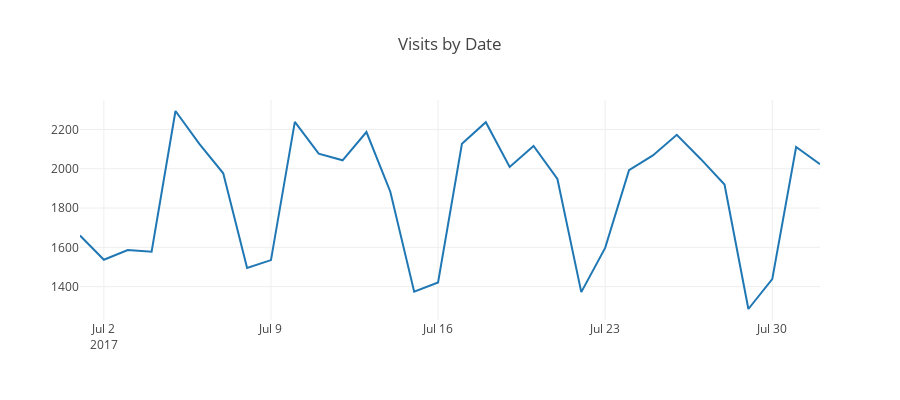
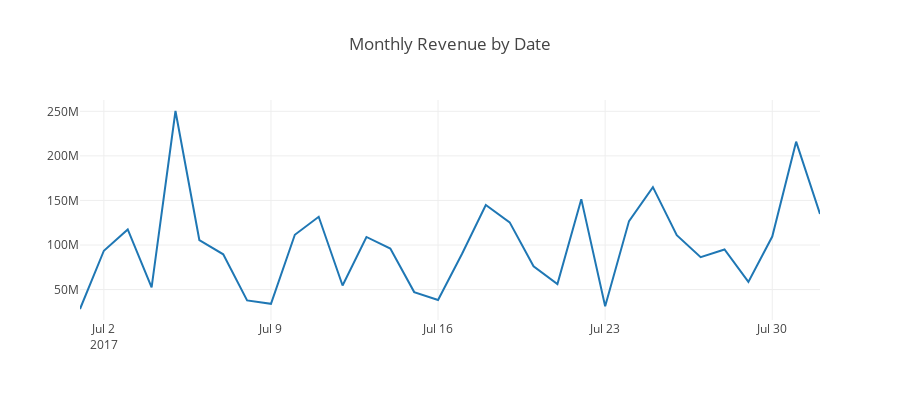

Write notebook code for charts like these, in order.
### Code cell
# Visualization for Visits by date
tmp = train['date'].value_counts().to_frame().reset_index().sort_values('index')
tmp = tmp.rename(columns = {"index" : "dateX", "date" : "visits"})

tr = go.Scatter(mode="lines", x = tmp["dateX"].astype(str), y = tmp["visits"])
layout = go.Layout(title="Visits by Date", height=400)
fig = go.Figure(data = [tr], layout = layout)
iplot(fig)
# Visualization for Visits by monthly revenue
tmp = train.groupby("date").agg({"totals_transactionRevenue" : "mean"}).reset_index()
tmp = tmp.rename(columns = {"date" : "dateX", "totals_transactionRevenue" : "mean_revenue"})
tr = go.Scatter(mode="lines", x = tmp["dateX"].astype(str), y = tmp["mean_revenue"])
layout = go.Layout(title="Monthly Revenue by Date", height=400)
fig = go.Figure(data = [tr], layout = layout)
iplot(fig)

### Figure 1 — Plotly figure (JSON) as saved in the notebook; plotly's stock layout.template omitted (floating-point values rounded to 4 significant figures)
{"data": [{"mode": "lines", "type": "scatter", "uid": "10cc592a-4d7f-46ea-ba2c-f76a6ce88d11", "x": ["2017-07-01", "2017-07-02", "2017-07-03", "2017-07-04", "2017-07-05", "2017-07-06", "2017-07-07", "2017-07-08", "2017-07-09", "2017-07-10", "2017-07-11", "2017-07-12", "2017-07-13", "2017-07-14", "2017-07-15", "2017-07-16", "2017-07-17", "2017-07-18", "2017-07-19", "2017-07-20", "2017-07-21", "2017-07-22", "2017-07-23", "2017-07-24", "2017-07-25", "2017-07-26", "2017-07-27", "2017-07-28", "2017-07-29", "2017-07-30", "2017-07-31", "2017-08-01"], "y": [1660, 1537, 1586, 1578, 2294, 2127, 1977, 1495, 1535, 2239, 2077, 2043, 2187, 1883, 1374, 1421, 2127, 2237, 2009, 2116, 1948, 1372, 1597, 1993, 2068, 2173, 2050, 1920, 1286, 1438, 2111, 2023]}], "layout": {"height": 400, "title": {"text": "Visits by Date"}}}

### Figure 2 — Plotly figure (JSON) as saved in the notebook; plotly's stock layout.template omitted (floating-point values rounded to 4 significant figures)
{"data": [{"mode": "lines", "type": "scatter", "uid": "89878162-ddb3-4a71-a0b8-03ea4fbdc578", "x": ["2017-07-01", "2017-07-02", "2017-07-03", "2017-07-04", "2017-07-05", "2017-07-06", "2017-07-07", "2017-07-08", "2017-07-09", "2017-07-10", "2017-07-11", "2017-07-12", "2017-07-13", "2017-07-14", "2017-07-15", "2017-07-16", "2017-07-17", "2017-07-18", "2017-07-19", "2017-07-20", "2017-07-21", "2017-07-22", "2017-07-23", "2017-07-24", "2017-07-25", "2017-07-26", "2017-07-27", "2017-07-28", "2017-07-29", "2017-07-30", "2017-07-31", "2017-08-01"], "y": [28180000, 93550000.0, 117490000, 52500000, 250400000.0, 105597500, 89530000.0, 37800000, 33950000.0, 111500000.0, 131700000.0, 54580000.0, 109017500, 95990000.0, 47140000, 38280000.0, 89840000.0, 144900000.0, 125400000.0, 76110000.0, 56180000.0, 151400000.0, 31360000.0, 126800000.0, 164900000.0, 111100000.0, 86260000.0, 95000000.0, 58520000.0, 109477500, 216000000.0, 134900000.0]}], "layout": {"height": 400, "title": {"text": "Monthly Revenue by Date"}}}
